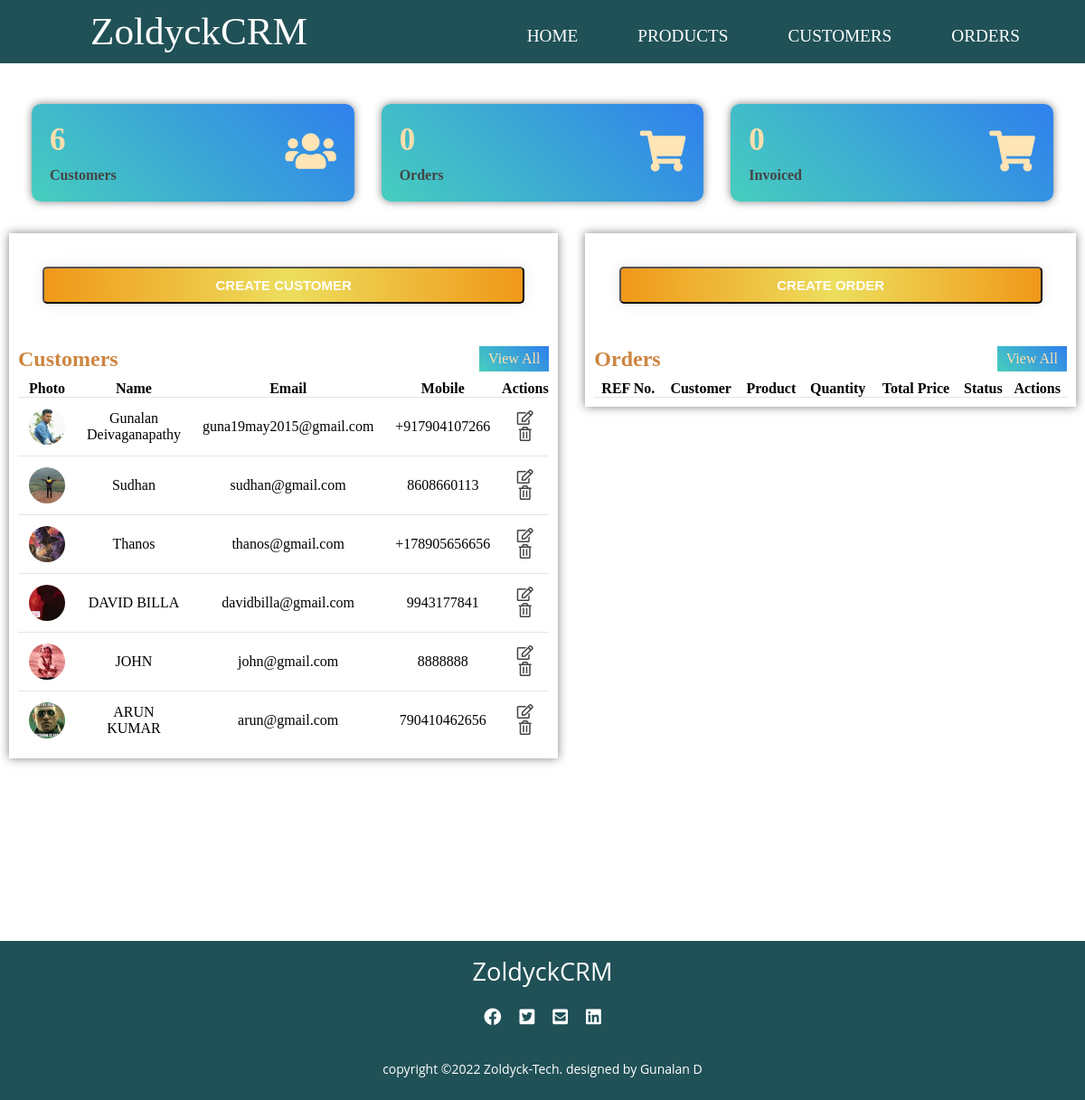
Before: / with the older database file.
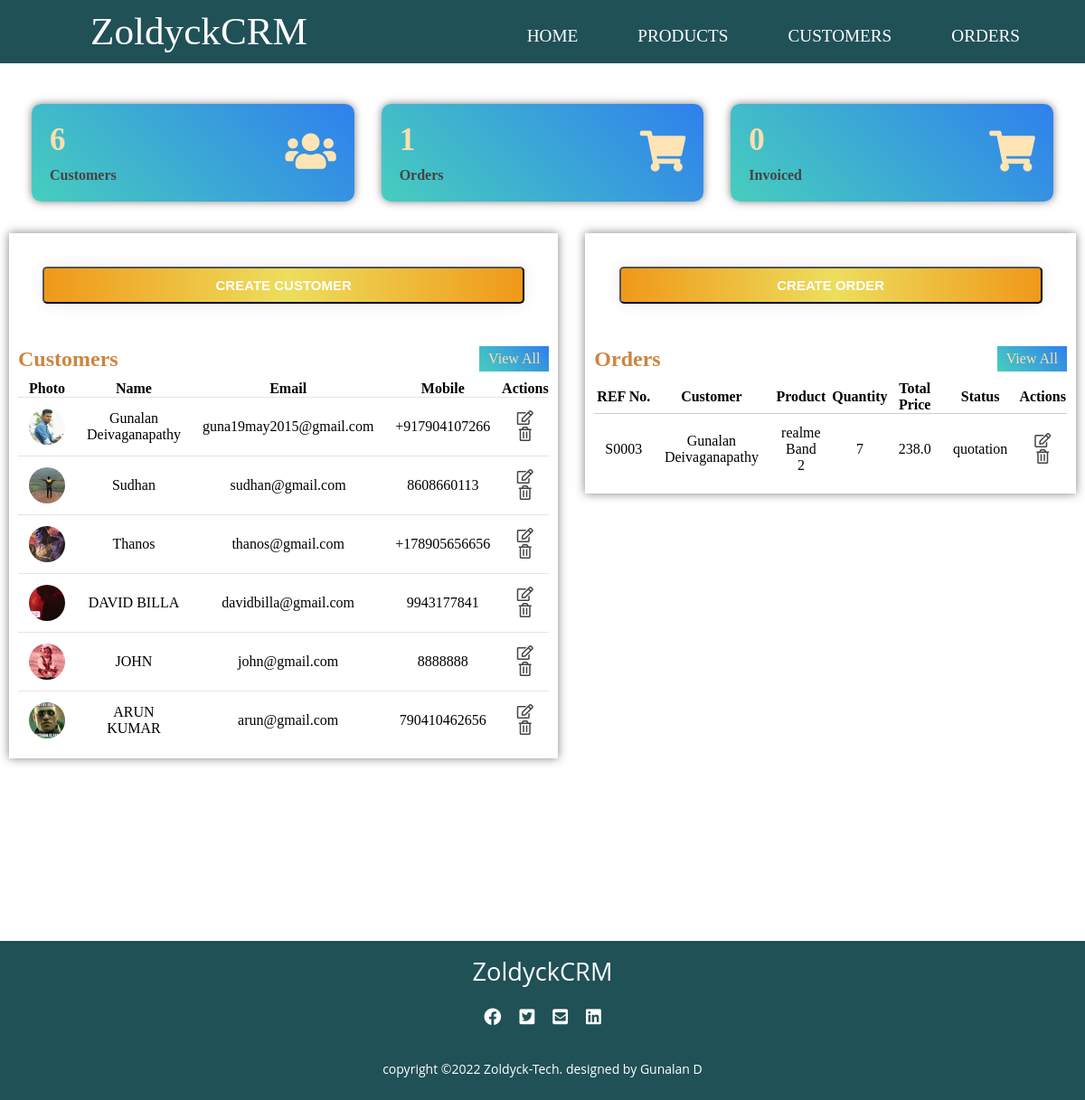
After: the same page with the newer database file.
### accounts/models.py (models this page shows, shortened)
class Customer(models.Model):
    customer_pic = models.ImageField(upload_to='customer_pics/', blank=True)
    customer_name = models.CharField(max_length=50, null= True)
    customer_email = models.CharField(max_length=200 , null= True)
    customer_mobile = models.CharField(max_length=50 , null= True)
    date_created = models.DateTimeField(auto_now_add=True , null= True)
    def __str__(self):
        return self.customer_name

class SaleOrder(models.Model):
    STATUS = (
        ('quotation', 'Quotation'),
        ('ordered', 'Ordered'),
        ('pending', 'Pending'),
        ('delivered', 'Delivered'),
        ('cancelled', 'Cancelled'),
        ('invoiced', 'Invoiced'),
    )
    sale_order_referencenumber = models.CharField(max_length=200, null= True)
    sale_order_customer = models.ForeignKey(Customer, on_delete=models.SET_NULL, null= True) # added a realtionship between the two models
    sale_order_product =  models.ForeignKey(Product, on_delete=models.SET_NULL, null= True)
    sale_order_quantity = models.IntegerField(null= True)
    sale_order_total_price = models.FloatField(null= True)
    status = models.CharField(max_length=200, null= True , choices=STATUS, default='quotation')
    sale_order_date = models.DateTimeField(auto_now_add=True , null= True)

class Product(models.Model):
    CATEGORIES = (
        ('service', 'Service'),
        ('stockable', 'Stockable'),
    )
    product_name = models.CharField(max_length=200, null= True)
    product_price = models.FloatField(null= True)
    product_category = models.CharField(max_length=200, null= True , choices=CATEGORIES)
    product_description = models.CharField(max_length=200, null= True)
    date_created = models.DateTimeField(auto_now_add=True , null= True)
    product_tag = models.ManyToManyField(ProductTag ,blank=True, null=True)
    def __str__(self):
        return self.product_name

### accounts/views.py (the view)
# urls.py: path('',views.home, name='home'),
def home(request):
    orders = SaleOrder.objects.all()
    customers = Customer.objects.all()
    total_orders = orders.count()
    total_customers = customers.count()
    invoiced = SaleOrder.objects.filter(status='invoiced').count()
    context = {
        'orders': orders,
        'customers': customers,
        'total_orders': total_orders,
        'total_customers': total_customers,
        'invoiced': invoiced
    }
    return render(request, 'accounts/home.html',context)

### accounts/templates/accounts/home.html (shortened to what the changed rows need)
{% extends 'accounts/layout.html'%}
{% block content %}
<section>
    <div class="main">
        <div class="cards">
            <div class="card">
                <div class="card-content">
                    <div class="number">{{total_orders}}</div>
                    <div class="card-name">Orders</div>
                </div>
            </div>
        </div>
        <div class="tables">
            <div class="latest-customers">
                <div class="heading">
                    <h2>Customers</h2>
                </div>
                <table class="customers">
                    <thead>
                        <tr>
                            <th>Photo</th>
                            <th>Name</th>
                            <th>Email</th>
                            <th>Mobile</th>
                            <th>Actions</th>
                        </tr>
                    </thead>
                    <tbody>
                        {% for cus in customers %}
                        <tr>
                            <td>
                                <div class="img-box-small">
                                    {% if cus.customer_pic %}
                                    <img src="{{ cus.customer_pic.url }}">
                                    {% endif %}
                                </div>
                            </td>
                            <td>{{ cus.customer_name }}</td>
                            <td>{{ cus.customer_email }}</td>
                            <td>{{ cus.customer_mobile }}</td>
                            <td>
                                <a href="{% url 'customer' cus.id %}"><i class="far fa-edit"></i></a>
                                <i class="far fa-trash-alt"></i>
                            </td>
                        </tr>
                        {% endfor %}
                    </tbody>
                </table>
            </div>
            <div class="latest-orders">
                <div class="heading">
                    <h2>Orders</h2>
                </div>
                <table class="orders">
                    <thead>
                        <tr>
                            <th>REF No.</th>
                            <th>Customer</th>
                            <th>Product</th>
                            <th>Quantity</th>
                            <th>Total Price</th>
                            <th>Status</th>
                            <th>Actions</th>
                        </tr>
                    </thead>
                    <tbody>
                        {% for ord in orders %}
                        <tr>
                             <td>{{ ord.sale_order_referencenumber  }}</td>
                             <td>{{ ord.sale_order_customer }}</td>
                             <td>{{ ord.sale_order_product  }}</td>
                             <td>{{ ord.sale_order_quantity }}</td>
                             <td>{{ ord.sale_order_total_price  }}</td>
                             <td>{{ ord.status  }}</td>
                            <td>
                                <a href="{% url 'update_order' ord.id %}"><i class="far fa-edit"></i></a>
                                <a href="{% url 'delete_order' ord.id %}"><i class="far fa-trash-alt"></i></a>
                            </td>
                        </tr>
                        {% endfor %}
                    </tbody>
                </table>
            </div>
        </div>
    </div>
</section>
{% endblock %}

Changed rows visible on the page:
added SaleOrder: sale_order_referencenumber "S0003", sale_order_customer "Gunalan Deivaganapathy", sale_order_product "realme Band 2", sale_order_quantity "7", sale_order_total_price "238.0", status "quotation"
Other visible differences:
{{ total_orders }}: "0" → "1"
